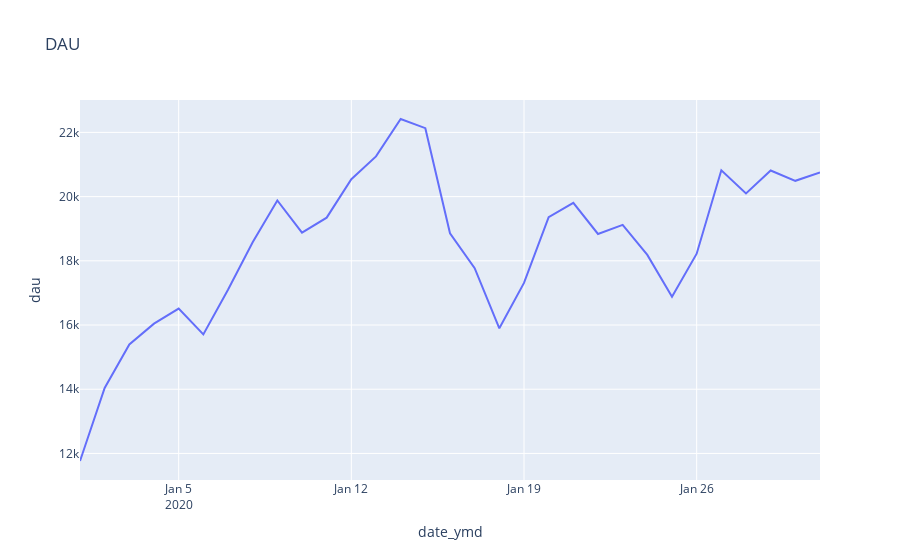

This figure's notebook cell:
### Code cell
fig = px.line(data_frame=dau, x='date_ymd', y='dau', title='DAU')
fig.show()

### Figure 1 — Plotly figure (JSON) as saved in the notebook; plotly's stock layout.template omitted (floating-point values rounded to 4 significant figures)
{"data": [{"hovertemplate": "date_ymd=%{x}<br>dau=%{y}<extra></extra>", "legendgroup": "", "line": {"color": "#636efa", "dash": "solid"}, "marker": {"symbol": "circle"}, "mode": "lines", "name": "", "orientation": "v", "showlegend": false, "type": "scatter", "x": ["2020-01-01T00:00:00", "2020-01-02T00:00:00", "2020-01-03T00:00:00", "2020-01-04T00:00:00", "2020-01-05T00:00:00", "2020-01-06T00:00:00", "2020-01-07T00:00:00", "2020-01-08T00:00:00", "2020-01-09T00:00:00", "2020-01-10T00:00:00", "2020-01-11T00:00:00", "2020-01-12T00:00:00", "2020-01-13T00:00:00", "2020-01-14T00:00:00", "2020-01-15T00:00:00", "2020-01-16T00:00:00", "2020-01-17T00:00:00", "2020-01-18T00:00:00", "2020-01-19T00:00:00", "2020-01-20T00:00:00", "2020-01-21T00:00:00", "2020-01-22T00:00:00", "2020-01-23T00:00:00", "2020-01-24T00:00:00", "2020-01-25T00:00:00", "2020-01-26T00:00:00", "2020-01-27T00:00:00", "2020-01-28T00:00:00", "2020-01-29T00:00:00", "2020-01-30T00:00:00", "2020-01-31T00:00:00"], "xaxis": "x", "y": [11765, 14039, 15396, 16044, 16511, 15707, 17099, 18580, 19879, 18878, 19344, 20542, 21252, 22417, 22131, 18859, 17770, 15897, 17311, 19359, 19805, 18837, 19120, 18184, 16879, 18221, 20821, 20101, 20813, 20492, 20751], "yaxis": "y"}], "layout": {"legend": {"tracegroupgap": 0}, "title": {"text": "DAU"}, "xaxis": {"anchor": "y", "domain": [0, 1], "title": {"text": "date_ymd"}}, "yaxis": {"anchor": "x", "domain": [0, 1], "title": {"text": "dau"}}}}
